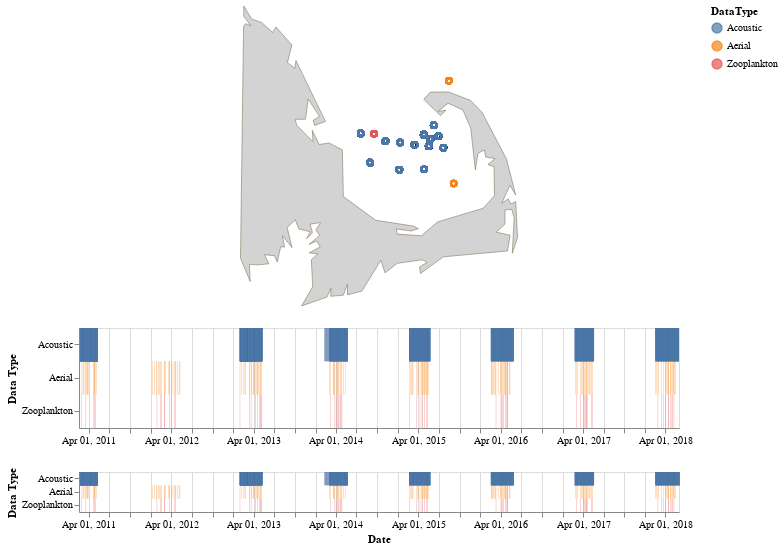

This figure's notebook cell:
### Code cell
# full interactive visual -- acoustic + aerial + zooplankton

interval = alt.selection(type='interval', encodings=['x']) 
# interactive piece
    # different types
    # interactivity along x axis
# selections can have conditions

timeline_base = alt.Chart(concat3).mark_rect().encode(
    y = alt.Y('DataType:O', axis=alt.Axis(title='Data Type')),
    color = 'DataType:N'
).properties(
    width = 600
)

timeline_overview = timeline_base.encode(
    x = alt.X(
        'between_days:T', 
        timeUnit = 'yearmonthdate', 
        axis = alt.Axis(title='Date')
    )
).add_selection( # adding interactivity
    interval
).properties(
    height = 40
)

timeline_detail = timeline_base.encode(
    x = alt.X(
        'between_days:T', 
        timeUnit='yearmonthdate',
        axis = alt.Axis(title=''),
        scale = alt.Scale(domain=interval) # using the interactive selection to show X range
    )
).properties(
    height = 100
)

# Base chart for data tables
ranked_text = alt.Chart(source).mark_text().encode(
    y=alt.Y('row_number:O',axis=None)
).transform_window(
    row_number='row_number()'
).transform_filter(
    brush
).transform_window(
    rank='rank(row_number)'
).transform_filter(
    alt.datum.rank<20
)

# Data Table
overlap_summary = ranked_text.encode(text='between_days:N').properties(title='Overlap Days')

basemap = alt.Chart(clip).mark_geoshape(
    fill = 'lightgray', stroke='#706545', strokeWidth=0.5
).project('mercator').properties(
    width = 600,
    height = 300
)

points = alt.Chart(concat3).mark_point().encode(
    longitude = 'longitudeDeployed_DecDeg:Q',
    latitude = 'latitudeDeployed_DecDeg:Q',
    color = 'DataType:N'
).transform_filter(
    interval
).project("mercator").properties( # can put scale parameter
    width = 600,
    height = 300
)

March19 = alt.vconcat((basemap + points), timeline_detail, timeline_overview)
March19

#March19.save('CCB_SpatioTemporal_March19.html')

### Figure 1 — Vega-Lite specification as saved in the notebook (floating-point values rounded to 4 significant figures; data arrays with more than 128 entries replaced by an {"elided": "..."} marker saying what was removed)
{"config": {"view": {"continuousWidth": 400, "continuousHeight": 300}}, "vconcat": [{"layer": [{"data": {"name": "data-9f2d77188dab023d4228e0fb2c8b4bd0"}, "mark": {"type": "geoshape", "fill": "lightgray", "stroke": "#706545", "strokeWidth": 0.5}, "height": 300, "projection": {"type": "mercator"}, "width": 600}, {"data": {"name": "data-c66f9c855fc85b71812cb1295605a8f9"}, "mark": "point", "encoding": {"color": {"type": "nominal", "field": "DataType"}, "latitude": {"field": "latitudeDeployed_DecDeg", "type": "quantitative"}, "longitude": {"field": "longitudeDeployed_DecDeg", "type": "quantitative"}}, "height": 300, "projection": {"type": "mercator"}, "transform": [{"filter": {"selection": "selector003"}}], "width": 600}]}, {"data": {"name": "data-c66f9c855fc85b71812cb1295605a8f9"}, "mark": "rect", "encoding": {"color": {"type": "nominal", "field": "DataType"}, "x": {"type": "temporal", "axis": {"title": ""}, "field": "between_days", "scale": {"domain": {"selection": "selector003"}}, "timeUnit": "yearmonthdate"}, "y": {"type": "ordinal", "axis": {"title": "Data Type"}, "field": "DataType"}}, "height": 100, "width": 600}, {"data": {"name": "data-c66f9c855fc85b71812cb1295605a8f9"}, "mark": "rect", "encoding": {"color": {"type": "nominal", "field": "DataType"}, "x": {"type": "temporal", "axis": {"title": "Date"}, "field": "between_days", "timeUnit": "yearmonthdate"}, "y": {"type": "ordinal", "axis": {"title": "Data Type"}, "field": "DataType"}}, "height": 40, "selection": {"selector003": {"type": "interval", "encodings": ["x"]}}, "width": 600}], "$schema": "https://vega.github.io/schema/vega-lite/v4.8.1.json", "datasets": {"data-9f2d77188dab023d4228e0fb2c8b4bd0": [{"ACRES": 5104000.0, "FIPS": 25, "NAME": "MASSACHUSETTS", "Shape_Area": 2504000000.0, "Shape_Leng": 609900.0, "type": "Feature", "geometry": {"type": "Polygon", "coordinates": {"elided": "1x118x2 float values"}}}], "data-c66f9c855fc85b71812cb1295605a8f9": {"elided": "3740 records"}}}
